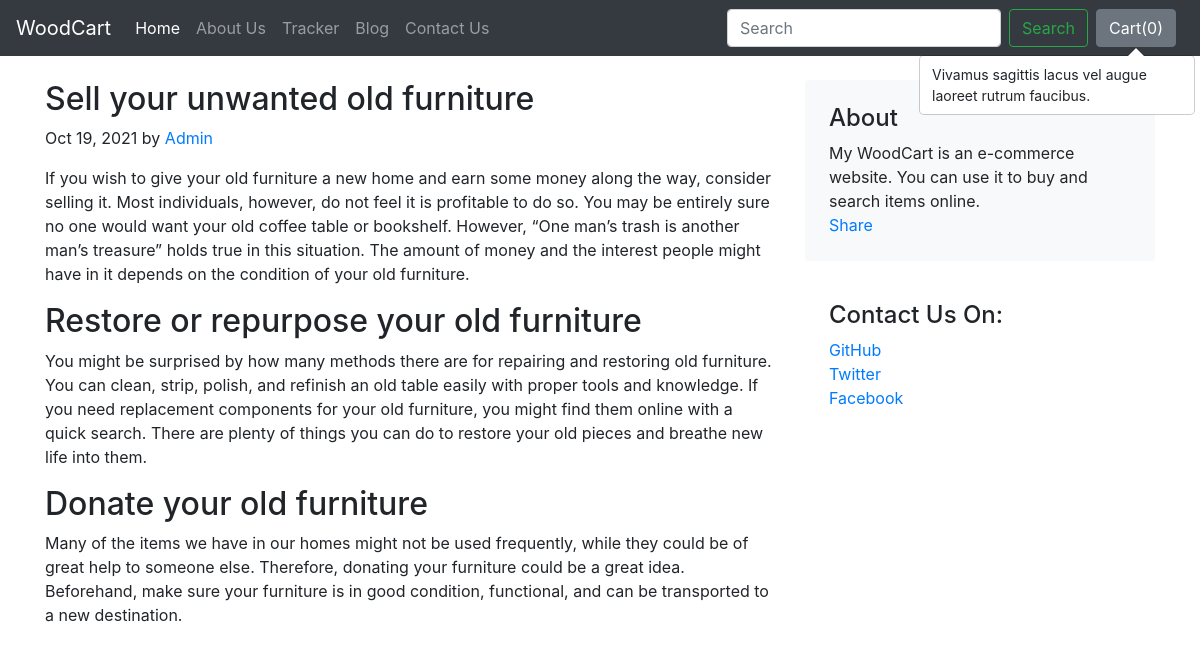
The app's page /blog/blogpost/2 with its own data.
### blog/models.py (models this page shows)
class Blogpost(models.Model):
    post_id = models.AutoField(primary_key=True)
    title = models.CharField(max_length=100)
    head0 = models.CharField(max_length=500)
    content0 = models.CharField(max_length=5000,default="")
    head1 = models.CharField(max_length=500)
    content1 = models.CharField(max_length=5000, default="")
    head2 = models.CharField(max_length=500)
    content2 = models.CharField(max_length=5000, default="")
    date = models.DateField()
    thumbnail = models.ImageField(upload_to='shop/images',default='')
    def __str__(self):
        return self.title

### blog/views.py (the view)
# urls.py: path('blogpost/<int:id>', views.blogpost, name='BlogPost'),
def blogpost(request, id):
    posts = Blogpost.objects.filter(post_id=id)[0]
    print(posts)
    params = {'postContent':posts}
    return render(request, 'blog/blogpost.html', params)

### blog/templates/blog/blogpost.html (shortened to what this page needs)
{% extends 'blog/base.html'%}
{% block body %}
<div class="container mt-4">
<div class="row g-5">
    <div class="col-md-8">
      <article class="blog-post">
        <h2 class="blog-post-title">{{ postContent.head0 }}</h2>
        <p class="blog-post-meta">{{ postContent.date|date:'M d, Y' }} by <a href="#">Admin</a></p>
        <p>{{ postContent.content0 }}</p>
        <h2>{{ postContent.head1 }}</h2>
        <p>{{ postContent.content1 }}</p>
     <h2>{{ postContent.head2 }}</h2>
        <p>{{ postContent.content2 }}</p>
      </article>
    </div>
    <div class="col-md-4">
      <div class="position-sticky" style="top: 2rem;">
        <div class="p-4 mb-3 bg-light rounded">
          <h4 class="fst-italic">About</h4>
          <p class="mb-0">My WoodCart is an e-commerce website. You can use it to buy and search items online.</p>
          <div class="fb-share-button" data-href="https://developers.facebook.com/docs/plugins/" data-layout="button_count"
          data-size="large"><a target="_blank"
          href="https://www.facebook.com/sharer/sharer.php?u=https%3A%2F%2Fdevelopers.facebook.com%2Fdocs%2Fplugins%2F&amp;src=sdkpreparse"
          class="fb-xfbml-parse-ignore">Share</a></div>
        </div>
        <div class="p-4">
          <h4 class="fst-italic">Contact Us On:</h4>
          <ol class="list-unstyled">
            <li><a href="#">GitHub</a></li>
            <li><a href="#">Twitter</a></li>
            <li><a href="#">Facebook</a></li>
          </ol>
        </div>
      </div>
    </div>
  </div>
</div>
{% endblock %}

### records on screen
Blogpost: head0 "Sell your unwanted old furniture", date "Oct 19, 2021", content0 "If you wish to give your old furniture a new home and earn some money along the way, consider selling it. Most individuals, however, do not feel it is profitable to do so. You may be entirely sure no one would want your old coffee table or bookshelf. However, “One man’s trash is another man’s treasure” holds true in this situation. The amount of money and the interest people might have in it depends on the condition of your old furniture.", head1 "Restore or repurpose your old furniture", content1 "You might be surprised by how many methods there are for repairing and restoring old furniture. You can clean, strip, polish, and refinish an old table easily with proper tools and knowledge. If you need replacement components for your old furniture, you might find them online with a quick search. There are plenty of things you can do to restore your old pieces and breathe new life into them.", head2 "Donate your old furniture", content2 "Many of the items we have in our homes might not be used frequently, while they could be of great help to someone else. Therefore, donating your furniture could be a great idea. Beforehand, make sure your furniture is in good condition, functional, and can be transported to a new destination."
